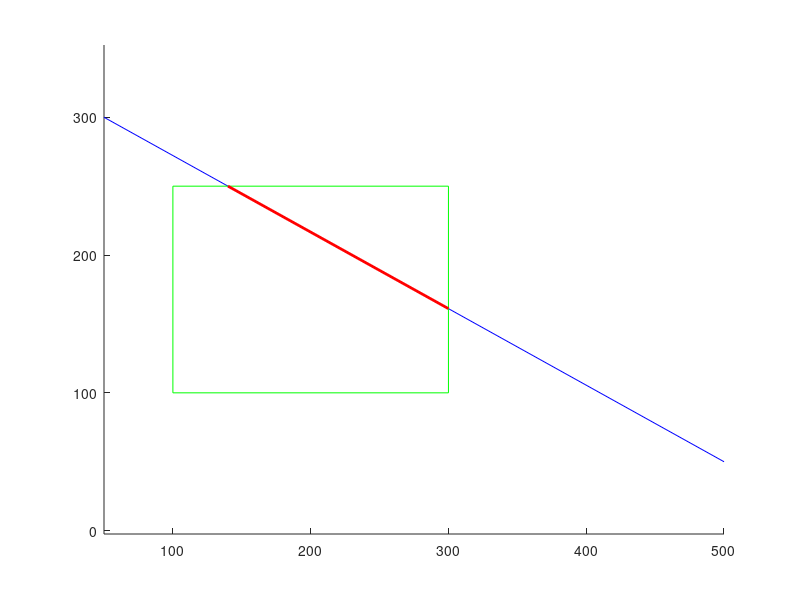

Here is the MATLAB script that generated this plot:
function liang_barskey_m

 x1 = 50;y1 =300;x2 =500;y2 =50; 
 x=[100,300,300,100,100];y=[100,100,250,250,100];
 xl = min(x);yb = min(y);xr = max(x);yt = max(y);



hold on;axis equal;
 plot([x1,x2],[y1,y2],'b');
plot(x,y,'g');

 u1=0;u2=1;dx=x2-x1;dy=y2-y1;
 [u1,u2,flag]=clipt(-dx,x1-xl,u1,u2);
  if flag
    [u1,u2,flag]=clipt(dx,xr-x1,u1,u2);
   if flag 
        [u1,u2,flag]=clipt(-dy,y1-yb,u1,u2);
        if flag
            [u1,u2,flag]=clipt(dy,yt-y1,u1,u2);
           if flag
                plot([x1+u1*dx ,x1+u2*dx],[y1+u1*dy, y1+u2*dy],'r','LineWidth',2); 
             end
        end
    end
  end

function [u1,u2,mflag]=clipt(p,q,u1,u2)
mflag = 1;
    if p<0
        r=q/p;
        if r>u2      mflag=0;
        elseif r>u1 u1=r;end
    elseif  p>0
        r=q/p;
        if r<u1 flag=flase
        elseif r<u2 u2=r;end
    elseif q<0 flag = flase;
    end
    